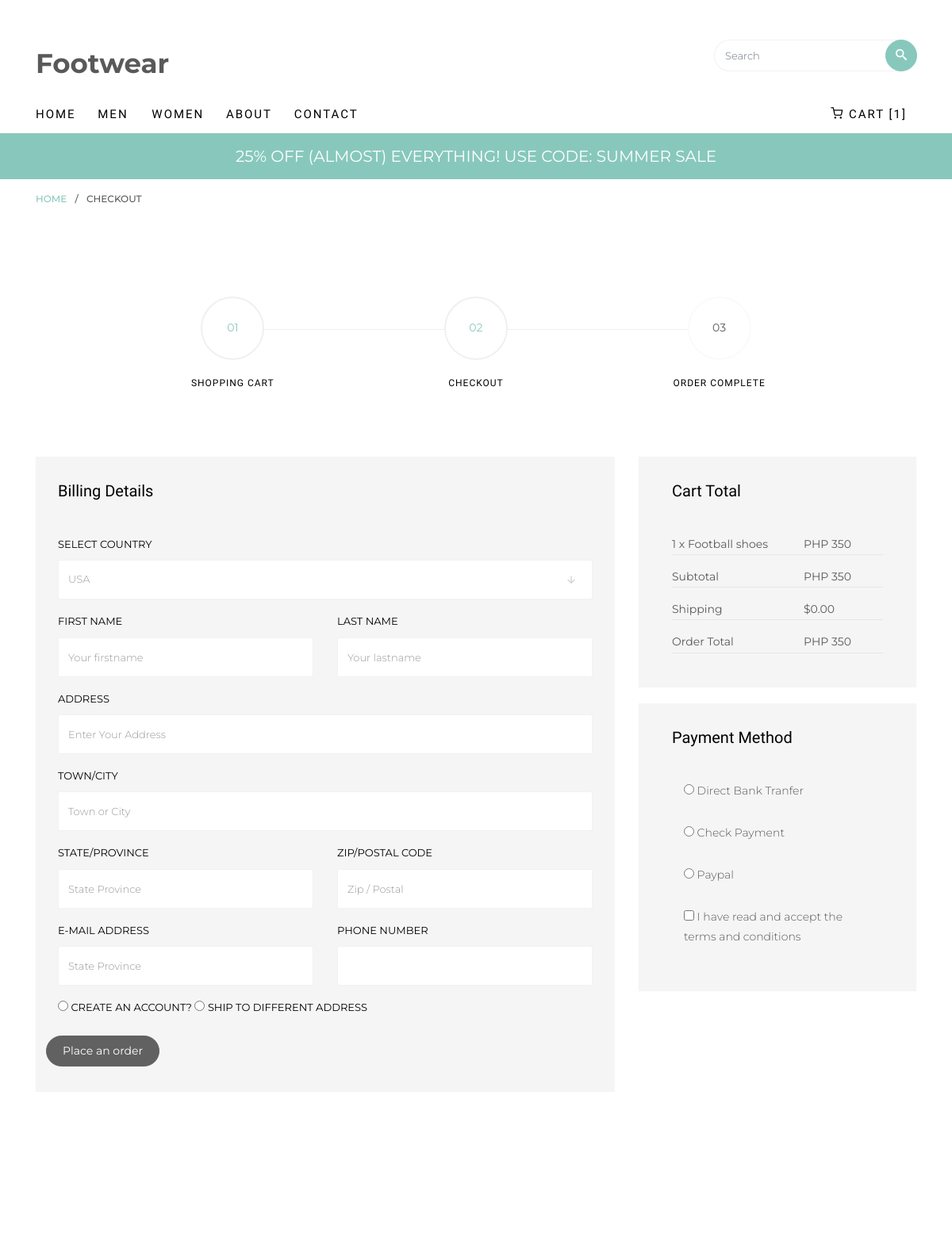
Before: /checkout.php (signed in, upper part) with the older database file.
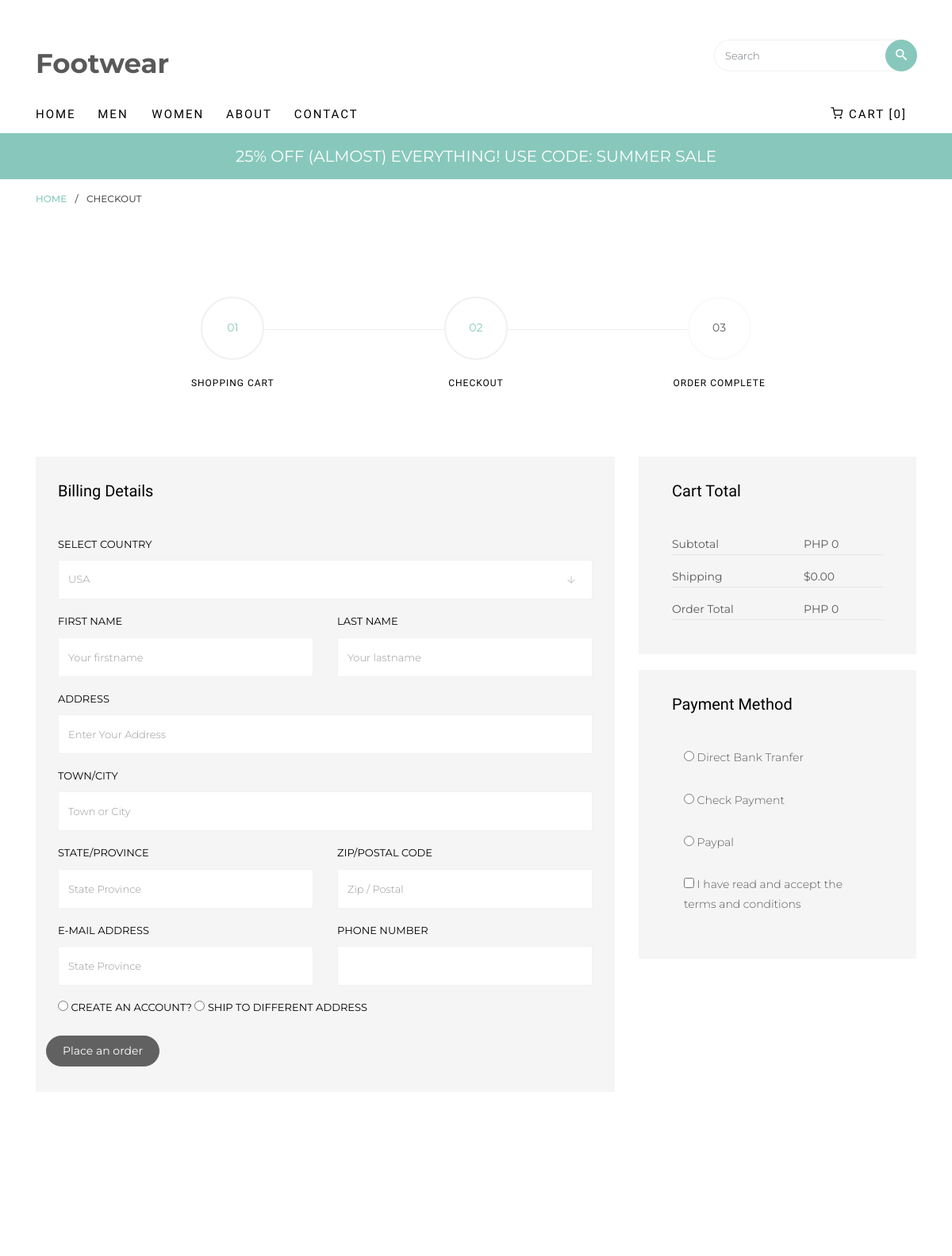
After: the same page with the newer database file.
### tables this page shows
CREATE TABLE `orders` (
  `order_id` int(50) NOT NULL,
  `user_id` int(50) NOT NULL,
  `product_id` int(50) NOT NULL,
  `order_price` double NOT NULL,
  `order_quantity` int(50) NOT NULL,
  `order_status` text NOT NULL,
  `deliver_status` text NOT NULL,
  `address` text NOT NULL
);

CREATE TABLE `product` (
  `product_id` int(50) NOT NULL,
  `user_id` int(50) NOT NULL,
  `category_id` int(50) NOT NULL,
  `product_name` text NOT NULL,
  `product_price` int(50) NOT NULL,
  `product_quantity` int(50) NOT NULL
);

### classes/Database.php (called while the page is built, shortened)
<?php
class Database{
    private $servername = "localhost";
    private $username = "root";
    private $password = "";
    private $database = "ec";
    public function __construct()
    {
        $this->conn = new mysqli($this->servername, $this->username, $this->password, $this->database);
        return $this->conn;
    }
}

### classes/Order.php (called while the page is built, shortened)
<?php
require_once "Database.php";
class Order extends Database
{
    public function getOrderCart($id)
    {
        $sql = "SELECT * FROM orders INNER JOIN product ON orders.product_id = product.product_id WHERE order_status = 'yet' AND orders.user_id = '$id'";
        $result = $this->conn->query($sql) or die("Conection error: " . $this->conn->error);
        $rows = array();
        while ($row = $result->fetch_assoc()) {
            $rows[] = $row;
        }
        return $rows;
    }
}

### checkout.php (the view, shortened to what the changed rows need)
<?php
require_once "classes/Order.php";
$order = new Order;
$id = $_SESSION['user_id'];
$result = $order->getOrderCart($id);
?>
<!DOCTYPE HTML>
<html>
<head>
	<link rel="stylesheet" href="css/animate.css">
	<link rel="stylesheet" href="css/icomoon.css">
	<link rel="stylesheet" href="css/ionicons.min.css">
	<link rel="stylesheet" href="css/bootstrap.min.css">
	<link rel="stylesheet" href="css/magnific-popup.css">
	<link rel="stylesheet" href="css/flexslider.css">
	<link rel="stylesheet" href="css/owl.carousel.min.css">
	<link rel="stylesheet" href="css/owl.theme.default.min.css">
	<link rel="stylesheet" href="css/bootstrap-datepicker.css">
	<link rel="stylesheet" href="fonts/flaticon/font/flaticon.css">
	<link rel="stylesheet" href="css/style.css">
</head>
<body>
	<div id="page">
		<nav class="colorlib-nav" role="navigation">
			<div class="top-menu">
				<div class="container">
					<div class="row">
						<div class="col-sm-12 text-left menu-1">
							<ul>
								<li class="cart"><a href="cart.php"><i class="icon-shopping-cart"></i> Cart [<?php echo count($result); ?>]</a></li>
							</ul>
						</div>
					</div>
				</div>
			</div>
		</nav>
		<div class="colorlib-product">
			<div class="container">
				<div class="row">
					<div class="col-lg-8">
						<form method="post" class="colorlib-form" action="orderAction.php">
							<h2>Billing Details</h2>
							<div class="row">
								<div class="">
									<?php
										if(empty($result)){
											echo "<a href='checkout.php' class='btn btn-primary'>Place an order</a>";
										}else{
											echo "<button class='btn btn-primary' type='submit' name='accept'>Place an order</button>";
										}
									?>
								</div>
							</div>
						</form>
					</div>
					<div class="col-lg-4">
						<div class="row">
							<div class="col-md-12">
								<div class="cart-detail">
									<h2>Cart Total</h2>
									<ul>
										<li>
											<ul>
												<?php
												$subtotal = 0;
												foreach ($result as $key => $row) {
													$name = $row['product_name'];
													$price = $row['order_price'];
													$quantity = $row['order_quantity'];
													$sum = $price * $quantity;
													$subtotal += $sum;
													echo "<li><span>" . $quantity . " x " .  $name . "</span> <span> PHP " . $price . "</span></li>";
												}
											?>
											</ul>
										</li>
										<li><span>Subtotal</span> <span>PHP
												<?php echo $subtotal; ?></span></li>
										<li><span>Order Total</span> <span>PHP
												<?php $total = $subtotal + 0; echo $total; ?></span></li>
									</ul>
								</div>
							</div>
							<div class="col-md-12">
								<div class="cart-detail">
									<h2>Payment Method</h2>
								</div>
							</div>
						</div>
					</div>
				</div>
			</div>
		</div>
	</div>
</body>
</html>

Changed rows visible on the page:
removed orders: order_quantity "1", product.product_name "Football shoes", order_price "350"
Other visible differences:
count($result): "1" → "0"
$subtotal: "350" → "0"
$total: "350" → "0"
